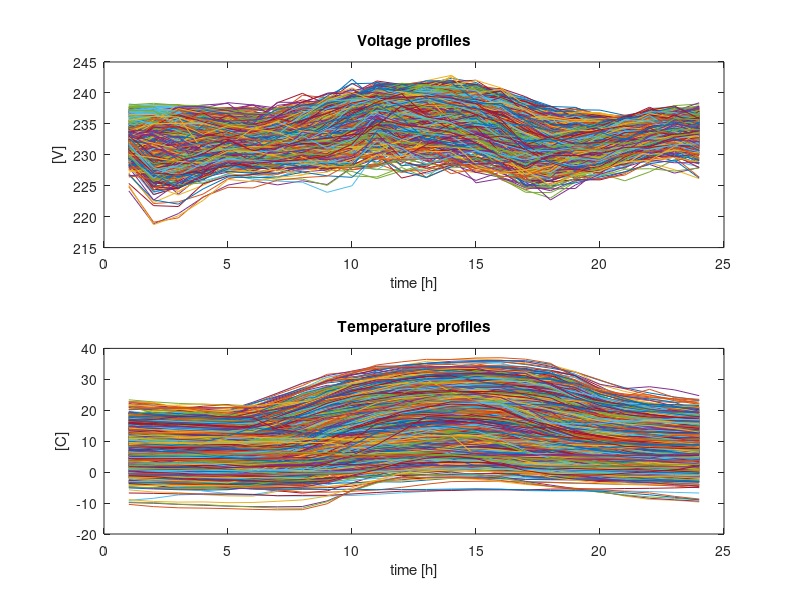

Reproduce this figure in MATLAB. (Note: this script raises an error after producing the figure.)
% Test the generation of the scenario tree
clc
clear
close all
%% Load scenarios of bivariate data (voltage and temperature at a given point of the distribution grid)
load('data.mat');
% Plot the original 791 scenarios
figure; 
subplot(2, 1, 1);
plot(data{1});
title('Voltage profiles');
xlabel('time [h]');
ylabel('[V]')
subplot(2, 1, 2);
plot(data{2});
title('Temperature profiles');
xlabel('time [h]');
ylabel('[C]')
%
%% Generate scenario tree 
% specify accuracy
[S_tol, P_tol, J_tol] = scenred(data, 'cityblock', 'tol', 0.01); 
do_plots(S_tol, P_tol);

% specify number of nodes at each timestep
T = size(data{1}, 1);    % timesteps
N = 30;                  % number of scenarios at t==T   
[S, P, J, L] = scenred(data, 'cityblock', 'nodes', round(linspace(1, N, T))); 
do_plots(S, P);

